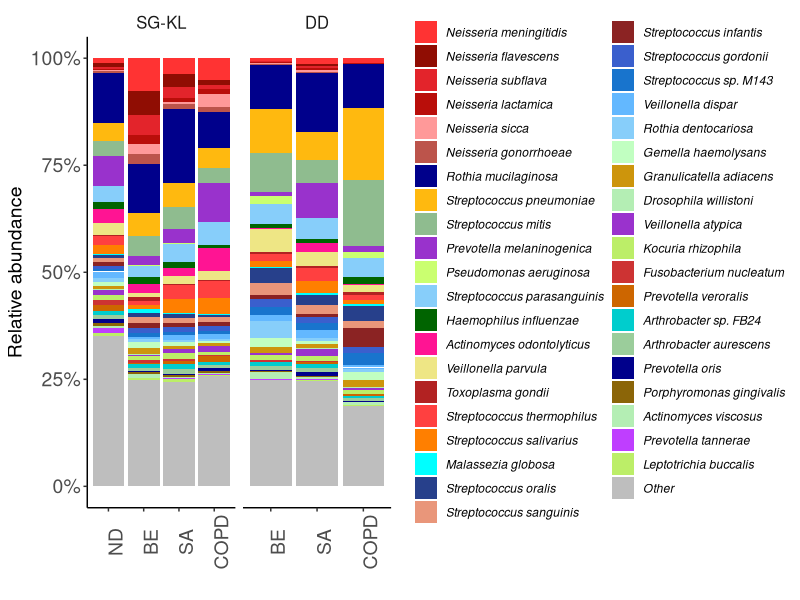

Source code (R): (Note: this script raises an error after producing the figure.)
## ---- chunk 1
library(ggplot2)
library(RColorBrewer)
library(reshape2)
## ---- chunk 2
meta_data = read.table(
  "../Data/Figure_7/Top40analysis.csv"
  , header=T, stringsAsFactors=FALSE, sep=",")
meta_data <- subset(meta_data, Disease != "Blank")
meta_data <- melt(meta_data)
meta_data$Disease <- factor(meta_data$Disease, levels=c("ND", "BE", "SA", "COPD"))
meta_data$Geo.Origin <- factor(meta_data$Geo.Origin, levels=c("SG-KL", "DD"))

levels(meta_data$variable)<-
  c("Neisseria meningitidis",
    "Neisseria flavescens",
    "Neisseria subflava",
    "Neisseria lactamica",
    "Neisseria sicca",
    "Neisseria gonorrhoeae",
    "Rothia mucilaginosa",
    "Streptococcus pneumoniae",
    "Streptococcus mitis",
    "Prevotella melaninogenica",
    "Pseudomonas aeruginosa",
    "Streptococcus parasanguinis",
    "Haemophilus influenzae",
    "Actinomyces odontolyticus",
    "Veillonella parvula",
    "Toxoplasma gondii",
    "Streptococcus thermophilus",
    "Streptococcus salivarius",
    "Malassezia globosa",
    "Streptococcus oralis",
    "Streptococcus sanguinis",
    "Streptococcus infantis",
    "Streptococcus gordonii",
    "Streptococcus sp. M143",
    "Veillonella dispar",
    "Rothia dentocariosa",
    "Gemella haemolysans",
    "Granulicatella adiacens",
    "Drosophila willistoni",
    "Veillonella atypica",
    "Kocuria rhizophila",
    "Fusobacterium nucleatum",
    "Prevotella veroralis",
    "Arthrobacter sp. FB24",
    "Arthrobacter aurescens",
    "Prevotella oris",
    "Porphyromonas gingivalis",
    "Actinomyces viscosus",
    "Prevotella tannerae",
    "Leptotrichia buccalis",
    "Other"
  )
## ---- chunk 3
ggplot(data=meta_data,aes(x=Disease, y=value, fill=variable))+
  geom_bar(aes(), stat="identity", position = "fill") +
  scale_fill_manual(values = c("#ff3333","#900D03", "#E3242B", "#B90E0A", "#ff9999","#BC544B", 
                               "darkblue", "darkgoldenrod1", "darkseagreen", "darkorchid", "darkolivegreen1", 
                               "lightskyblue", "darkgreen", "deeppink", "khaki2", "firebrick", "brown1", 
                               "darkorange1", "cyan1", "royalblue4", "darksalmon", "brown4", "royalblue3", 
                               "dodgerblue3", "steelblue1", "lightskyblue", "darkseagreen1", "darkgoldenrod3", 
                               "darkseagreen2", "darkorchid3", "darkolivegreen2", "brown3", "darkorange3", "cyan3", 
                               "darkseagreen3", "darkblue", "darkgoldenrod4", "darkseagreen2", "darkorchid1", 
                                "darkolivegreen2", "grey" )) +
  scale_y_continuous(labels = scales::percent)+
  theme(legend.position="right",
        axis.text=element_text(size=14),
        axis.title=element_text(size=14),
        axis.text.x = element_text(angle = 90),
        panel.background = element_rect(fill = NA),
        axis.line = element_line(size = 0.5, colour = "black"),
        legend.title = element_blank(),
        legend.text = element_text(face = "italic")) + 
  guides(fill=guide_legend(ncol=2), size = .1)+
  xlab("")+
  ylab("Relative abundance")+
  facet_wrap(~meta_data$Geo.Origin, scales="free_x")+
  theme(
    strip.background = element_rect(
      color="white", fill="white", size=1, linetype="solid"),
    strip.text.x = element_text(size = 12)
    )
## ---- chunk 4
knitr::include_graphics("../Data/Figure_7/Figure_7B_megan.svg")
